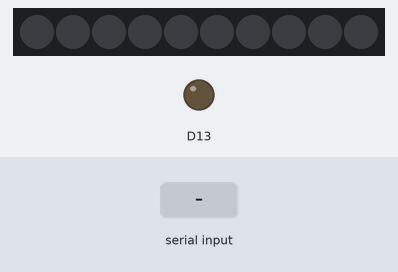
This sketch was run on a simulated Adafruit Circuit Playground Express. On the bench: 10 RGB LEDs in strip order, left to right, output pins drawn as LEDs (lit = HIGH). The inputs (shaded band) are chosen by the test bench. Dim RGB values are drawn brighter than linear.

Above: at 1.2 s.
1.3 s: "R" received over Serial
At 2.0 s:
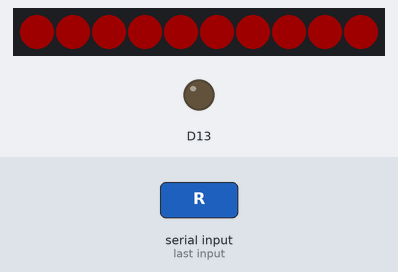
2.8 s: "W" received over Serial
At 3.1 s:
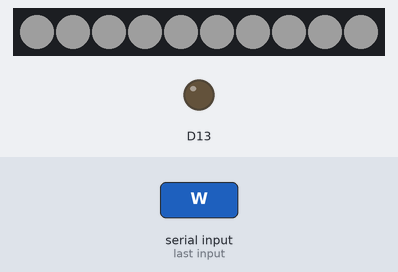
4.3 s: "G" received over Serial
At 5.5 s:
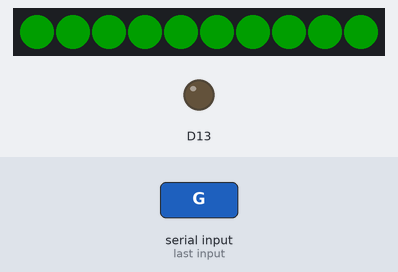
5.8 s: "O" received over Serial
At 6.6 s:
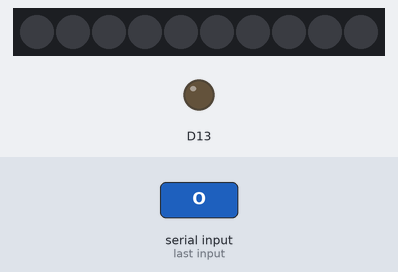
Timing chart, 0 to 8.3 s (numbered marks = the images above; inputs shaded):
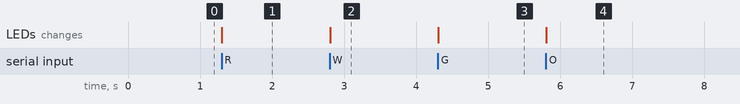

Measured:
- after the input at 1.3 s, the LEDs: change at once (image 1)
- after the input at 2.8 s, the LEDs: change at once (image 2)
- after the input at 4.3 s, the LEDs: change at once (image 3)
- after the input at 5.8 s, the LEDs: change at once (image 4)

The sketch:

circuit_playground_receiver.ino
```cpp
#include <Adafruit_CircuitPlayground.h>

void setup() {
  // Initialize Circuit Playground
  CircuitPlayground.begin();

  // Start serial communication
  Serial.begin(115200);

  // Set initial brightness (30%)
  CircuitPlayground.setBrightness(30);

  // Turn off all pixels initially
  for(int i=0; i<10; i++) {
    CircuitPlayground.setPixelColor(i, 0);
  }
}

void setAllPixels(uint32_t color) {
  for(int i=0; i<10; i++) {
    CircuitPlayground.setPixelColor(i, color);
  }
  CircuitPlayground.show();  // Update the pixels
}

void loop() {
  if (Serial.available() > 0) {
    char cmd = Serial.read();

    switch(cmd) {
      case 'R':  // Red
        setAllPixels(0xFF0000);
        break;
      case 'W':  // White
        setAllPixels(0xFFFFFF);
        break;
      case 'G':  // Green
        setAllPixels(0x00FF00);
        break;
      case 'O':  // Off
        setAllPixels(0x000000);
        break;
    }
  }
}
```
